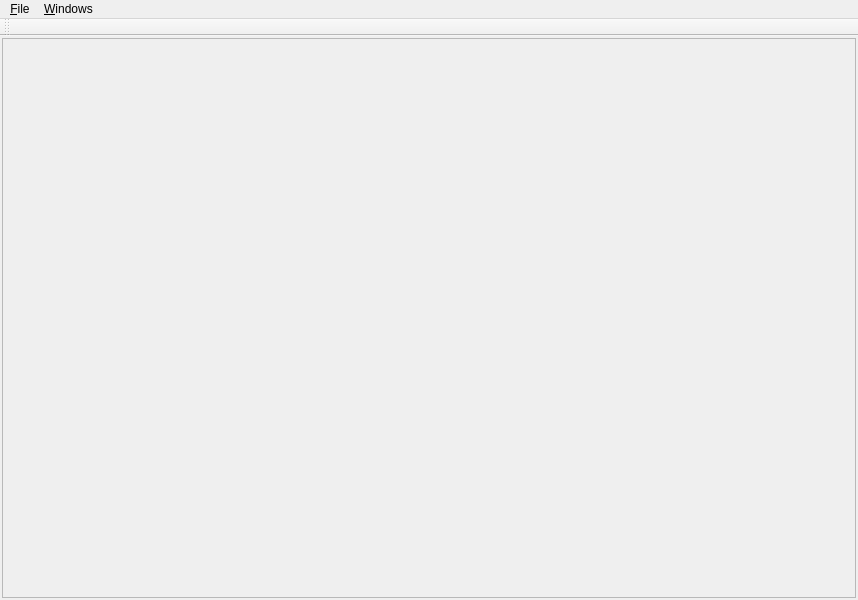
<?xml version="1.0" encoding="UTF-8"?>
<ui version="4.0">
 <class>MainWindow</class>
 <widget class="QMainWindow" name="MainWindow">
  <property name="geometry">
   <rect>
    <x>0</x>
    <y>0</y>
    <width>858</width>
    <height>600</height>
   </rect>
  </property>
  <property name="windowTitle">
   <string>PDF Viewer</string>
  </property>
  <property name="dockOptions">
   <set>QMainWindow::AllowNestedDocks|QMainWindow::AllowTabbedDocks|QMainWindow::AnimatedDocks|QMainWindow::ForceTabbedDocks</set>
  </property>
  <widget class="QWidget" name="centralwidget">
   <property name="sizePolicy">
    <sizepolicy hsizetype="Preferred" vsizetype="Expanding">
     <horstretch>0</horstretch>
     <verstretch>0</verstretch>
    </sizepolicy>
   </property>
   <layout class="QHBoxLayout" name="horizontalLayout">
    <property name="leftMargin">
     <number>2</number>
    </property>
    <property name="topMargin">
     <number>2</number>
    </property>
    <property name="rightMargin">
     <number>2</number>
    </property>
    <property name="bottomMargin">
     <number>2</number>
    </property>
    <item>
     <widget class="QScrollArea" name="scrollArea">
      <property name="widgetResizable">
       <bool>true</bool>
      </property>
      <property name="alignment">
       <set>Qt::AlignCenter</set>
      </property>
      <widget class="QWidget" name="scrollAreaWidgetContents">
       <property name="geometry">
        <rect>
         <x>0</x>
         <y>0</y>
         <width>850</width>
         <height>548</height>
        </rect>
       </property>
      </widget>
     </widget>
    </item>
   </layout>
  </widget>
  <widget class="QMenuBar" name="menubar">
   <property name="geometry">
    <rect>
     <x>0</x>
     <y>0</y>
     <width>858</width>
     <height>30</height>
    </rect>
   </property>
   <widget class="QMenu" name="menu_File">
    <property name="title">
     <string>&amp;File</string>
    </property>
    <addaction name="openAction"/>
    <addaction name="exitAction"/>
   </widget>
   <widget class="QMenu" name="menu_Windows">
    <property name="title">
     <string>&amp;Windows</string>
    </property>
    <addaction name="documentControlsAction"/>
    <addaction name="selectedTextAction"/>
   </widget>
   <addaction name="menu_File"/>
   <addaction name="menu_Windows"/>
  </widget>
  <widget class="QToolBar" name="toolBar">
   <property name="windowTitle">
    <string>toolBar</string>
   </property>
   <attribute name="toolBarArea">
    <enum>TopToolBarArea</enum>
   </attribute>
   <attribute name="toolBarBreak">
    <bool>false</bool>
   </attribute>
  </widget>
  <action name="openAction">
   <property name="text">
    <string>&amp;Open...</string>
   </property>
   <property name="shortcut">
    <string>Ctrl+O</string>
   </property>
  </action>
  <action name="exitAction">
   <property name="text">
    <string>E&amp;xit</string>
   </property>
   <property name="shortcut">
    <string>Ctrl+Q</string>
   </property>
  </action>
  <action name="increaseScaleAction">
   <property name="text">
    <string>&amp;Increase Scale</string>
   </property>
   <property name="shortcut">
    <string>Ctrl++</string>
   </property>
  </action>
  <action name="decreaseScaleAction">
   <property name="text">
    <string>&amp;Decrease Scale</string>
   </property>
   <property name="shortcut">
    <string>Ctrl+-</string>
   </property>
  </action>
  <action name="documentControlsAction">
   <property name="checkable">
    <bool>true</bool>
   </property>
   <property name="checked">
    <bool>true</bool>
   </property>
   <property name="text">
    <string>&amp;Document Controls</string>
   </property>
  </action>
  <action name="selectedTextAction">
   <property name="checkable">
    <bool>true</bool>
   </property>
   <property name="checked">
    <bool>true</bool>
   </property>
   <property name="text">
    <string>&amp;Selected Text</string>
   </property>
  </action>
 </widget>
 <resources/>
 <connections/>
</ui>
